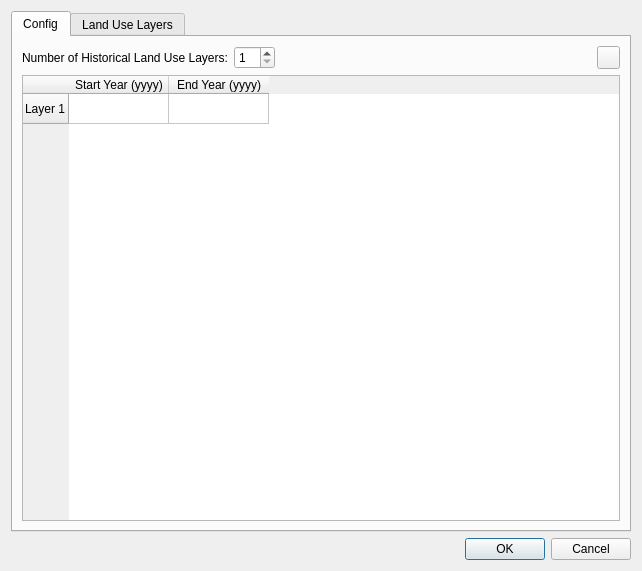
<?xml version="1.0" encoding="UTF-8"?>
<ui version="4.0">
 <class>Dialog</class>
 <widget class="QDialog" name="Dialog">
  <property name="geometry">
   <rect>
    <x>0</x>
    <y>0</y>
    <width>642</width>
    <height>571</height>
   </rect>
  </property>
  <property name="windowTitle">
   <string>Dialog</string>
  </property>
  <layout class="QVBoxLayout" name="verticalLayout">
   <item>
    <widget class="QTabWidget" name="tabWidget_historicalLandUseInput">
     <property name="currentIndex">
      <number>0</number>
     </property>
     <widget class="QWidget" name="tab_config">
      <attribute name="title">
       <string>Config</string>
      </attribute>
      <layout class="QVBoxLayout" name="verticalLayout_2">
       <item>
        <layout class="QHBoxLayout" name="horizontalLayout_nHorizons">
         <item>
          <widget class="QLabel" name="label_nLandUseLayers">
           <property name="text">
            <string>Number of Historical Land Use Layers:</string>
           </property>
          </widget>
         </item>
         <item>
          <widget class="QSpinBox" name="spinBox_nLandUseLayers">
           <property name="minimum">
            <number>1</number>
           </property>
          </widget>
         </item>
         <item>
          <spacer name="horizontalSpacer_nHorizons">
           <property name="orientation">
            <enum>Qt::Horizontal</enum>
           </property>
           <property name="sizeHint" stdset="0">
            <size>
             <width>40</width>
             <height>20</height>
            </size>
           </property>
          </spacer>
         </item>
         <item>
          <widget class="QPushButton" name="pushButton_addLandUseInputWidgets">
           <property name="minimumSize">
            <size>
             <width>23</width>
             <height>23</height>
            </size>
           </property>
           <property name="maximumSize">
            <size>
             <width>23</width>
             <height>16777215</height>
            </size>
           </property>
           <property name="toolTip">
            <string>Execute All Morphology</string>
           </property>
           <property name="autoFillBackground">
            <bool>false</bool>
           </property>
           <property name="styleSheet">
            <string notr="true">    QPushButton {
        text-align: left;
    }</string>
           </property>
           <property name="text">
            <string/>
           </property>
           <property name="icon">
            <iconset resource="resources.qrc">
             <normaloff>:/plugins/pymhm/Resources/run.png</normaloff>:/plugins/pymhm/Resources/run.png</iconset>
           </property>
          </widget>
         </item>
        </layout>
       </item>
       <item>
        <widget class="QTableWidget" name="tableWidget_landUseTimeInputs">
         <row>
          <property name="text">
           <string>Layer 1</string>
          </property>
         </row>
         <column>
          <property name="text">
           <string>Start Year (yyyy)</string>
          </property>
         </column>
         <column>
          <property name="text">
           <string>End Year (yyyy)</string>
          </property>
         </column>
        </widget>
       </item>
      </layout>
     </widget>
     <widget class="QWidget" name="tab_historicalLandUseInput">
      <attribute name="title">
       <string>Land Use Layers</string>
      </attribute>
      <layout class="QVBoxLayout" name="verticalLayout_3">
       <item>
        <widget class="QLabel" name="label_landUseDescription">
         <property name="text">
          <string>Select Land Use layers for different time period:</string>
         </property>
        </widget>
       </item>
       <item>
        <widget class="QScrollArea" name="scrollArea_multiLandUseLayersHost">
         <property name="widgetResizable">
          <bool>true</bool>
         </property>
         <widget class="QWidget" name="scrollAreaWidgetContents">
          <property name="geometry">
           <rect>
            <x>0</x>
            <y>0</y>
            <width>600</width>
            <height>337</height>
           </rect>
          </property>
          <layout class="QVBoxLayout" name="verticalLayout_4">
           <item>
            <layout class="QHBoxLayout" name="horizontalLayout_inputLandUseLayer1" stretch="2,1,2,6,1">
             <item>
              <widget class="QLabel" name="label_startingYearLayer1">
               <property name="text">
                <string/>
               </property>
              </widget>
             </item>
             <item>
              <widget class="QLabel" name="label_toLayer1">
               <property name="text">
                <string>to</string>
               </property>
              </widget>
             </item>
             <item>
              <widget class="QLabel" name="label_endingYearLayer1">
               <property name="text">
                <string/>
               </property>
              </widget>
             </item>
             <item>
              <widget class="QComboBox" name="comboBox_inputLandUseLayer1"/>
             </item>
             <item>
              <widget class="QPushButton" name="pushButton_browseLandUseLayer1">
               <property name="maximumSize">
                <size>
                 <width>40</width>
                 <height>16777215</height>
                </size>
               </property>
               <property name="toolTip">
                <string>Select Project Folder</string>
               </property>
               <property name="text">
                <string>...</string>
               </property>
              </widget>
             </item>
            </layout>
           </item>
           <item>
            <spacer name="verticalSpacer">
             <property name="orientation">
              <enum>Qt::Vertical</enum>
             </property>
             <property name="sizeHint" stdset="0">
              <size>
               <width>20</width>
               <height>40</height>
              </size>
             </property>
            </spacer>
           </item>
          </layout>
         </widget>
        </widget>
       </item>
       <item>
        <layout class="QHBoxLayout" name="horizontalLayout_lookupTable" stretch="1,2,0">
         <property name="topMargin">
          <number>0</number>
         </property>
         <item>
          <widget class="QLabel" name="label_lookupTable">
           <property name="text">
            <string>Lookup Table:</string>
           </property>
          </widget>
         </item>
         <item>
          <widget class="QComboBox" name="comboBox_lookupTableInput"/>
         </item>
         <item>
          <widget class="QPushButton" name="pushButton_browsecLookupTable">
           <property name="maximumSize">
            <size>
             <width>40</width>
             <height>16777215</height>
            </size>
           </property>
           <property name="toolTip">
            <string>Select Project Folder</string>
           </property>
           <property name="text">
            <string>...</string>
           </property>
          </widget>
         </item>
        </layout>
       </item>
       <item>
        <layout class="QHBoxLayout" name="horizontalLayout_mappingField" stretch="1,2">
         <property name="topMargin">
          <number>0</number>
         </property>
         <item>
          <widget class="QLabel" name="label_mappingField">
           <property name="text">
            <string>Mapping Field:</string>
           </property>
          </widget>
         </item>
         <item>
          <widget class="QComboBox" name="comboBox_mappingFieldInput"/>
         </item>
        </layout>
       </item>
       <item>
        <layout class="QHBoxLayout" name="horizontalLayout_classField" stretch="1,2">
         <property name="topMargin">
          <number>0</number>
         </property>
         <item>
          <widget class="QLabel" name="label_classField">
           <property name="text">
            <string>Class Field:</string>
           </property>
          </widget>
         </item>
         <item>
          <widget class="QComboBox" name="comboBox_classFieldInput"/>
         </item>
        </layout>
       </item>
      </layout>
     </widget>
    </widget>
   </item>
   <item>
    <widget class="QDialogButtonBox" name="buttonBox">
     <property name="orientation">
      <enum>Qt::Horizontal</enum>
     </property>
     <property name="standardButtons">
      <set>QDialogButtonBox::Cancel|QDialogButtonBox::Ok</set>
     </property>
    </widget>
   </item>
  </layout>
 </widget>
 <resources>
  <include location="resources.qrc"/>
 </resources>
 <connections>
  <connection>
   <sender>buttonBox</sender>
   <signal>accepted()</signal>
   <receiver>Dialog</receiver>
   <slot>accept()</slot>
   <hints>
    <hint type="sourcelabel">
     <x>248</x>
     <y>254</y>
    </hint>
    <hint type="destinationlabel">
     <x>157</x>
     <y>274</y>
    </hint>
   </hints>
  </connection>
  <connection>
   <sender>buttonBox</sender>
   <signal>rejected()</signal>
   <receiver>Dialog</receiver>
   <slot>reject()</slot>
   <hints>
    <hint type="sourcelabel">
     <x>316</x>
     <y>260</y>
    </hint>
    <hint type="destinationlabel">
     <x>286</x>
     <y>274</y>
    </hint>
   </hints>
  </connection>
 </connections>
</ui>
